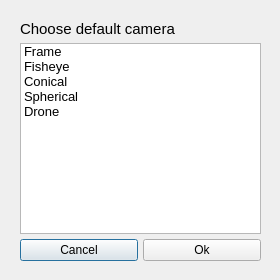
<?xml version="1.0" encoding="UTF-8"?>
<ui version="4.0" connectslotsbyname="false">
 <class>dialogDefCam</class>
 <widget class="QDialog" name="dialogDefCam">
  <property name="geometry">
   <rect>
    <x>0</x>
    <y>0</y>
    <width>280</width>
    <height>280</height>
   </rect>
  </property>
  <property name="sizePolicy">
   <sizepolicy hsizetype="Fixed" vsizetype="Fixed">
    <horstretch>0</horstretch>
    <verstretch>0</verstretch>
   </sizepolicy>
  </property>
  <property name="minimumSize">
   <size>
    <width>280</width>
    <height>280</height>
   </size>
  </property>
  <property name="maximumSize">
   <size>
    <width>280</width>
    <height>280</height>
   </size>
  </property>
  <property name="windowTitle">
   <string notr="true">Choose Camera</string>
  </property>
  <property name="toolTip">
   <string notr="true"/>
  </property>
  <property name="statusTip">
   <string notr="true"/>
  </property>
  <property name="whatsThis">
   <string notr="true"/>
  </property>
  <property name="accessibleName">
   <string notr="true"/>
  </property>
  <property name="accessibleDescription">
   <string notr="true"/>
  </property>
  <widget class="QWidget" name="verticalLayoutWidget">
   <property name="geometry">
    <rect>
     <x>10</x>
     <y>10</y>
     <width>261</width>
     <height>261</height>
    </rect>
   </property>
   <layout class="QVBoxLayout" name="verticalLayout">
    <property name="spacing">
     <number>5</number>
    </property>
    <property name="sizeConstraint">
     <enum>QLayout::SetDefaultConstraint</enum>
    </property>
    <item>
     <widget class="QLabel" name="label">
      <property name="font">
       <font>
        <pointsize>11</pointsize>
       </font>
      </property>
      <property name="text">
       <string notr="true">Choose default camera</string>
      </property>
     </widget>
    </item>
    <item>
     <widget class="QListWidget" name="listWidget">
      <property name="font">
       <font>
        <pointsize>10</pointsize>
       </font>
      </property>
      <property name="frameShape">
       <enum>QFrame::StyledPanel</enum>
      </property>
      <property name="frameShadow">
       <enum>QFrame::Plain</enum>
      </property>
      <property name="defaultDropAction">
       <enum>Qt::IgnoreAction</enum>
      </property>
      <property name="iconSize">
       <size>
        <width>20</width>
        <height>20</height>
       </size>
      </property>
      <property name="currentRow">
       <number>-1</number>
      </property>
      <item>
       <property name="text">
        <string notr="true">Frame</string>
       </property>
       <property name="icon">
        <iconset resource="../../qtresources.qrc">
         <normaloff>:/icons/icons8-full-page-view-50.png</normaloff>:/icons/icons8-full-page-view-50.png</iconset>
       </property>
      </item>
      <item>
       <property name="text">
        <string notr="true">Fisheye</string>
       </property>
       <property name="icon">
        <iconset resource="../../qtresources.qrc">
         <normaloff>:/icons/icons8-panorama-50.png</normaloff>:/icons/icons8-panorama-50.png</iconset>
       </property>
      </item>
      <item>
       <property name="text">
        <string notr="true">Conical</string>
       </property>
       <property name="icon">
        <iconset resource="../../qtresources.qrc">
         <normaloff>:/icons/icons8-aperture-50.png</normaloff>:/icons/icons8-aperture-50.png</iconset>
       </property>
      </item>
      <item>
       <property name="text">
        <string notr="true">Spherical</string>
       </property>
       <property name="icon">
        <iconset resource="../../qtresources.qrc">
         <normaloff>:/icons/icons8-video-stabilization-50.png</normaloff>:/icons/icons8-video-stabilization-50.png</iconset>
       </property>
      </item>
      <item>
       <property name="text">
        <string notr="true">Drone</string>
       </property>
       <property name="icon">
        <iconset>
         <normaloff>../../icons/icons8-quadcopter-50.png</normaloff>../../icons/icons8-quadcopter-50.png</iconset>
       </property>
      </item>
     </widget>
    </item>
    <item>
     <layout class="QHBoxLayout" name="horizontalLayout_2">
      <item>
       <widget class="QPushButton" name="pushButton_2">
        <property name="text">
         <string>Cancel</string>
        </property>
        <property name="icon">
         <iconset resource="../../qtresources.qrc">
          <normaloff>:/icons/icons8-close-50.png</normaloff>:/icons/icons8-close-50.png</iconset>
        </property>
       </widget>
      </item>
      <item>
       <widget class="QPushButton" name="pushButton">
        <property name="text">
         <string>Ok</string>
        </property>
        <property name="icon">
         <iconset resource="../../qtresources.qrc">
          <normaloff>:/icons/icons8-done-50.png</normaloff>:/icons/icons8-done-50.png</iconset>
        </property>
       </widget>
      </item>
     </layout>
    </item>
   </layout>
  </widget>
 </widget>
 <layoutdefault spacing="5" margin="10"/>
 <resources>
  <include location="../../qtresources.qrc"/>
 </resources>
 <connections/>
 <designerdata>
  <property name="gridDeltaX">
   <number>10</number>
  </property>
  <property name="gridDeltaY">
   <number>10</number>
  </property>
  <property name="gridSnapX">
   <bool>true</bool>
  </property>
  <property name="gridSnapY">
   <bool>true</bool>
  </property>
  <property name="gridVisible">
   <bool>true</bool>
  </property>
 </designerdata>
</ui>
